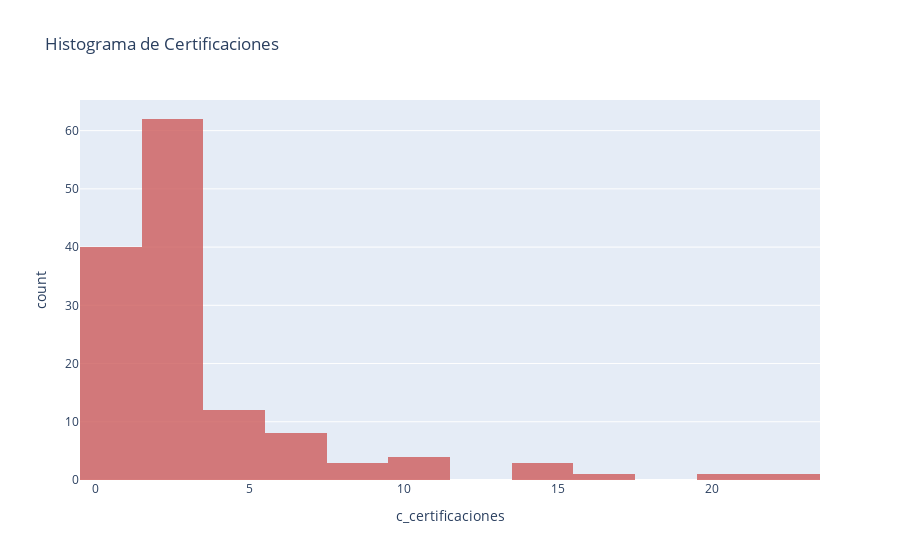
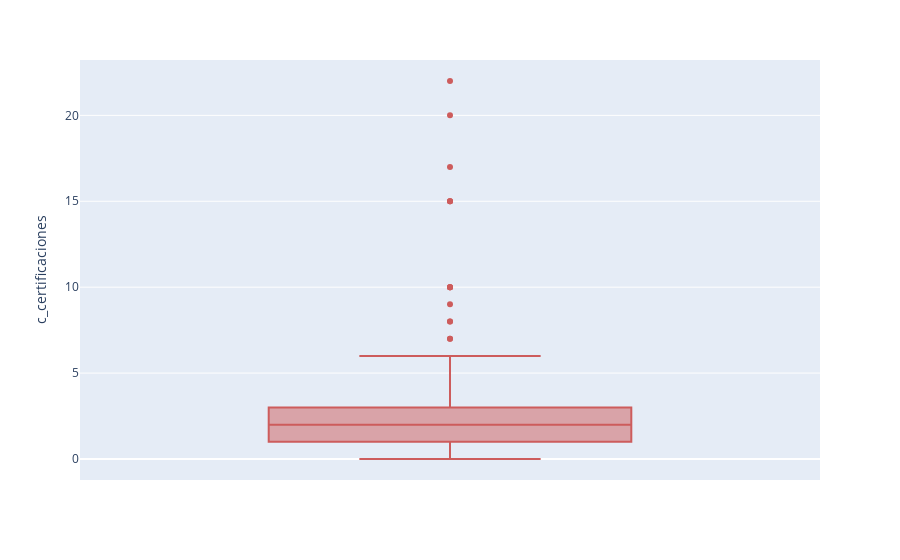

Source (notebook cell) for these figures, in order:
### Code cell
fig = px.histogram(df, x="c_certificaciones",
                   title='Histograma de Certificaciones',
                   opacity=0.8,
                   color_discrete_sequence=['indianred'])
fig.show()

fig = px.box(df, y="c_certificaciones",color_discrete_sequence=['indianred'])
fig.show()

### Figure 1 — Plotly figure (JSON) as saved in the notebook; plotly's stock layout.template omitted (floating-point values rounded to 4 significant figures; data arrays with more than 128 entries replaced by an {"elided": "..."} marker saying what was removed)
{"data": [{"alignmentgroup": "True", "bingroup": "x", "hovertemplate": "c_certificaciones=%{x}<br>count=%{y}<extra></extra>", "legendgroup": "", "marker": {"color": "indianred", "opacity": 0.8, "pattern": {"shape": ""}}, "name": "", "offsetgroup": "", "orientation": "v", "showlegend": false, "type": "histogram", "x": {"elided": "135 int values"}, "xaxis": "x", "yaxis": "y"}], "layout": {"barmode": "relative", "legend": {"tracegroupgap": 0}, "title": {"text": "Histograma de Certificaciones"}, "xaxis": {"anchor": "y", "domain": [0, 1], "title": {"text": "c_certificaciones"}}, "yaxis": {"anchor": "x", "domain": [0, 1], "title": {"text": "count"}}}}

### Figure 2 — Plotly figure (JSON) as saved in the notebook; plotly's stock layout.template omitted (floating-point values rounded to 4 significant figures; data arrays with more than 128 entries replaced by an {"elided": "..."} marker saying what was removed)
{"data": [{"alignmentgroup": "True", "hovertemplate": "c_certificaciones=%{y}<extra></extra>", "legendgroup": "", "marker": {"color": "indianred"}, "name": "", "notched": false, "offsetgroup": "", "orientation": "v", "showlegend": false, "type": "box", "x0": " ", "xaxis": "x", "y": {"elided": "135 int values"}, "y0": " ", "yaxis": "y"}], "layout": {"boxmode": "group", "legend": {"tracegroupgap": 0}, "margin": {"t": 60}, "xaxis": {"anchor": "y", "domain": [0, 1]}, "yaxis": {"anchor": "x", "domain": [0, 1], "title": {"text": "c_certificaciones"}}}}
